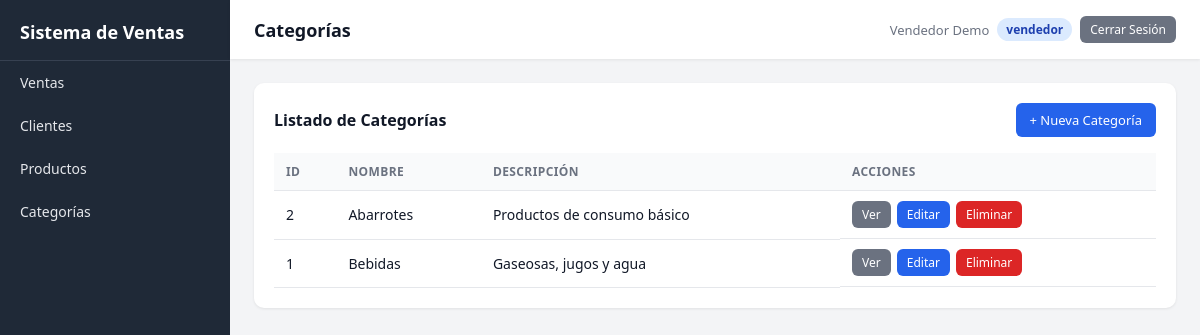
/index.php?c=categoria&a=index (signed in), run on the app's committed database.
### tables this page shows
CREATE TABLE categorias (
    id INT AUTO_INCREMENT PRIMARY KEY,
    nombre VARCHAR(100) NOT NULL,
    descripcion VARCHAR(255)
);

### controllers/CategoriaController.php (called while the page is built, shortened)
<?php
class CategoriaController {
    private $model;
    public function __construct() {
        $this->model = new Categoria();
    }
    public function index() {
        $categorias = $this->model->all();
        require __DIR__ . '/../views/categorias/index.php';
    }
}

### index.php (called while the page is built, shortened)
<?php
require_once __DIR__ . '/config/config.php';
$action     = $_GET['a'] ?? DEFAULT_ACTION;
$obj = new $class();
$obj->$action();

### config/config.php (called while the page is built, shortened)
<?php
function url($path = '') {
    return BASE_URL . ltrim($path, '/');
}

### config/database.php (called while the page is built)
<?php
class Database {
    private static $instance = null;
    public static function getConnection() {
        if (self::$instance === null) {
            try {
                self::$instance = new PDO(
                    "mysql:host=localhost;dbname=ventas_db;charset=utf8mb4",
                    "root",
                    "",
                    [
                        PDO::ATTR_ERRMODE => PDO::ERRMODE_EXCEPTION,
                        PDO::ATTR_DEFAULT_FETCH_MODE => PDO::FETCH_ASSOC
                    ]
                );
            } catch (PDOException $e) {
                die("Error de conexión: " . $e->getMessage());
            }
        }
        return self::$instance;
    }
}

### models/BaseModel.php (called while the page is built, shortened)
<?php
require_once __DIR__ . '/../config/database.php';
abstract class BaseModel {
    protected $db;
    protected $table;
    public function __construct() {
        $this->db = Database::getConnection();
    }
    public function all() {
        return $this->db->query("SELECT * FROM {$this->table} ORDER BY id DESC")->fetchAll();
    }
}

### views/categorias/index.php (the view, shortened to what this page needs)
<?php require_once __DIR__ . '/../layout.php'; layout_head('Categorías'); ?>
<div class="card">
    <div class="card-header">
        <h3>Listado de Categorías</h3>
        <a class="btn" href="<?= url('index.php?c=categoria&a=crear') ?>">+ Nueva Categoría</a>
    </div>
    <table>
        <thead>
            <tr>
                <th>ID</th>
                <th>Nombre</th>
                <th>Descripción</th>
                <th>Acciones</th>
            </tr>
        </thead>
        <tbody>
        <?php if (empty($categorias)): ?>
            <tr><td colspan="4" class="empty">No hay categorías registradas</td></tr>
        <?php else: foreach ($categorias as $c): ?>
            <tr>
                <td><?= $c['id'] ?></td>
                <td><?= htmlspecialchars($c['nombre']) ?></td>
                <td><?= htmlspecialchars($c['descripcion'] ?? '') ?></td>
                <td class="actions">
                    <a class="btn btn-sm btn-secondary" href="<?= url('index.php?c=categoria&a=ver&id=' . $c['id']) ?>">Ver</a>
                    <a class="btn btn-sm" href="<?= url('index.php?c=categoria&a=editar&id=' . $c['id']) ?>">Editar</a>
                    <a class="btn btn-sm btn-danger" href="<?= url('index.php?c=categoria&a=eliminar&id=' . $c['id']) ?>" onclick="return confirm('¿Eliminar esta categoría?')">Eliminar</a>
                </td>
            </tr>
        <?php endforeach; endif; ?>
        </tbody>
    </table>
</div>

### views/layout.php (style rules this page uses)
:root { --sidebar: #1f2937; --sidebar-hover: #374151; --primary: #2563eb; --bg: #f3f4f6; --card: #ffffff; --text: #111827; --muted: #6b7280; --green: #16a34a; --red: #dc2626; --yellow: #d97706; }
* { box-sizing: border-box; }
body { margin: 0; font-family: 'Segoe UI', Roboto, Arial, sans-serif; background: var(--bg); color: var(--text); display: flex; min-height: 100vh; }
a { text-decoration: none; color: inherit; }
.card { background: var(--card); border-radius: 10px; padding: 20px; box-shadow: 0 1px 3px rgba(0,0,0,.08); margin-bottom: 20px; }
.card-header { display: flex; justify-content: space-between; align-items: center; margin-bottom: 16px; }
.card-header h3 { margin: 0; font-size: 16px; }
table { width: 100%; border-collapse: collapse; font-size: 14px; }
th, td { padding: 10px 12px; text-align: left; border-bottom: 1px solid #e5e7eb; }
th { background: #f9fafb; color: var(--muted); text-transform: uppercase; font-size: 12px; letter-spacing: .4px; }
.btn { display: inline-block; padding: 8px 14px; border-radius: 6px; border: none; font-size: 13px; cursor: pointer; background: var(--primary); color: #fff; transition: .2s; }
.btn-sm { padding: 5px 10px; font-size: 12px; }
.btn-danger { background: var(--red); }
.btn-secondary { background: #6b7280; }
.actions { display: flex; gap: 6px; }

### data on the page
categorias: id "2", nombre "Abarrotes", descripcion "Productos de consumo básico"
categorias: id "1", nombre "Bebidas", descripcion "Gaseosas, jugos y agua"

### other printed values
APP_NAME "Sistema de Ventas"
$title "Categorías"
auth_user_name() "Vendedor Demo"
auth_user_role() "vendedor"
